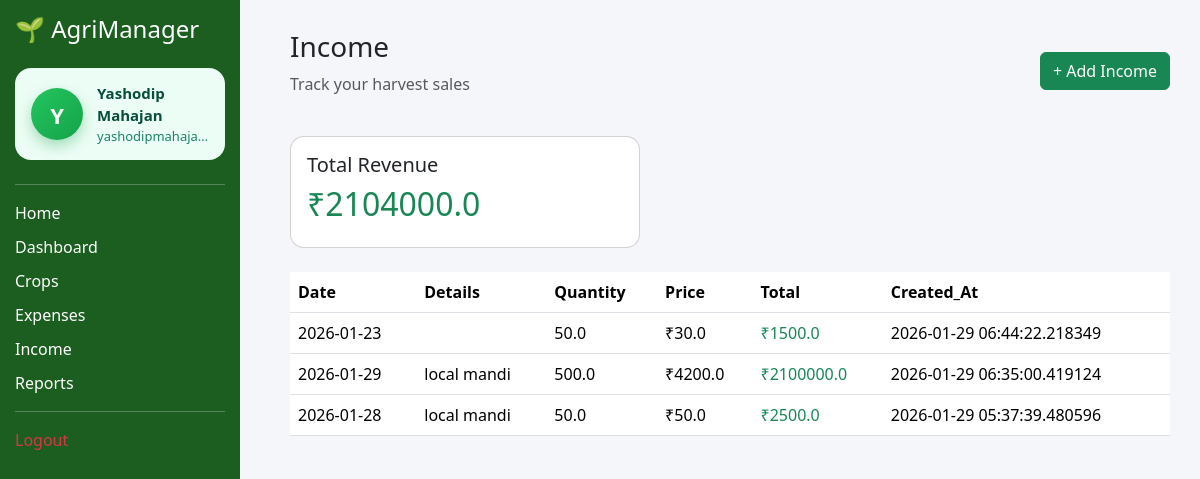
Screenshot of /income (signed in) with the database file from the repository.
### app.py (models this page shows)
class User(db.Model):
    id = db.Column(db.Integer, primary_key=True)
    name = db.Column(db.String(100))
    email = db.Column(db.String(100), unique=True)
    password = db.Column(db.String(200))

class Income(db.Model):
    id = db.Column(db.Integer, primary_key=True)
    crop_id = db.Column(db.Integer, db.ForeignKey("crop.id"), nullable=True)
    quantity = db.Column(db.Float)
    price_per_unit = db.Column(db.Float)
    total_amount = db.Column(db.Float)
    details = db.Column(db.String(200))
    date = db.Column(db.String(20))
    created_at = db.Column(db.DateTime, default=datetime.utcnow)
    user_id = db.Column(db.Integer, db.ForeignKey("user.id"), nullable=False)

### app.py (the view, shortened to what this page needs)
@app.route("/income", methods=["GET", "POST"])
def income():
    crops = Crop.query.filter_by(user_id=session["user"]).all()
    incomes = Income.query \
    .filter_by(user_id=session["user"]) \
    .order_by(Income.id.desc()) \
    .all()
    total_income = sum(i.total_amount for i in incomes)
    return render_template(
        "income.html",
        crops=crops,
        incomes=incomes,
        total_income=total_income,
        current_user=get_current_user()
    )

### app.py (called while the page is built)
def get_current_user():
    if "user" in session:
        return User.query.get(session["user"])
    return None

### templates/income.html (shortened to what this page needs)
{% extends "base.html" %}
{% block content %}
<div class="d-flex justify-content-between align-items-center mb-4">
    <div>
        <h3>Income</h3>
        <p class="text-muted">Track your harvest sales</p>
    </div>
    <button class="btn btn-success" data-bs-toggle="modal" data-bs-target="#incomeModal">
        + Add Income
    </button>
</div>
<div class="card p-3 mb-4">
    <h5>Total Revenue</h5>
    <h2 class="text-success">₹{{ total_income }}</h2>
</div>
<table class="table table-hover">
    <thead>
        <tr>
            <th>Date</th>
            <th>Details</th>
            <th>Quantity</th>
            <th>Price</th>
            <th>Total</th>
            <th>Created_At</th>
        </tr>
    </thead>
    <tbody>
        {% for i in incomes %}
        <tr>
            <td>{{ i.date }}</td>
            <td>{{ i.details }}</td>
            <td>{{ i.quantity }}</td>
            <td>₹{{ i.price_per_unit }}</td>
            <td class="text-success">₹{{ i.total_amount }}</td>
            <td>{{i.created_at}}</td>
        </tr>
        {% endfor %}
    </tbody>
</table>
{% endblock %}

### templates/base.html (shortened to what this page needs)
<!DOCTYPE html>
<html lang="en">
<head>
    <link href="https://cdn.jsdelivr.net/npm/bootstrap@5.3.2/dist/css/bootstrap.min.css" rel="stylesheet">
    <link rel="stylesheet" href="{{ url_for('static', filename='css/style.css') }}">
</head>
<body>
    <nav id="sidebar" >
        <h4 class="mb-4">🌱 AgriManager</h4>
        {% if current_user %}
        <div class="user-card">
            <div class="avatar">
             <span>  {{ current_user.name[0]|upper }}</span>
            </div>
            <div class="user-info">
                <div class="name">{{ current_user.name }}</div>
                <div class="email" title="{{ current_user.email }}">
                    {{ current_user.email }}
                </div>
            </div>
        </div>
        {% endif %}
        <hr>
        <a href="{{ url_for('home') }}" >Home</a>
        <a href="{{ url_for('crop_dashboard') }}" >Dashboard</a>
        <a href="{{ url_for('crops') }}" >Crops</a>
        <a href="{{ url_for('expenses') }}" >Expenses</a>
        <a href="{{ url_for('income') }}" >Income</a>
        <a href="{{ url_for('reports') }}" >Reports</a>
        <hr>
        <a class="text-danger" href="{{ url_for('logout') }}">Logout</a>
    </nav>
    <div class="main-content">
        {% block content %}
        {% endblock %}
    </div>
</body>
</html>

### static/css/style.css (style rules this page uses)
body { background:#f4f6f9; }
#sidebar { width:220px; background:#1b5e20; color:white; min-height:100vh; padding:15px; }
#sidebar a { color:white; display:block; margin:10px 0; text-decoration:none; }
.card { padding:30px; width:350px; }
body { background-color: #f4f6f9; font-family: 'Segoe UI', sans-serif; }
.main-content { margin-left: 260px; padding: 30px; }
.card { border-radius: 14px; }
#sidebar { position: fixed; top: 0; left: 0; width: 240px; height: 100vh; overflow-y: auto; }
body { overflow-x: hidden; }
.user-box, .user-card { display: flex; align-items: center; gap: 14px; padding: 14px 16px; background: #ecfdf5; border-radius: 16px; margin-bottom: 24px; }
.avatar, .user-avatar { width: 52px; height: 52px; min-width: 52px; border-radius: 50%; background: linear-gradient(135deg, #22c55e, #16a34a); color: #ffffff; display: grid; place-items: center; font-size: 22px; font-weight: 800; text-transform: uppercase; font-family: system-ui, -apple-system, "Segoe UI", Roboto, sans-serif; box-shadow: 0 6px 14px rgba(22, 163, 74, 0.35); }
.avatar span, .user-avatar span { display: block; transform: translateY(1px); }
.user-info { display: flex; flex-direction: column; }
.user-info strong, .user-info .name { font-size: 15px; font-weight: 600; color: #064e3b; }
.user-info small, .user-info .email { font-size: 13px; color: #047857; opacity: 0.9; }
.user-info { min-width: 0; }
.user-info .email { max-width: 160px; white-space: nowrap; overflow: hidden; text-overflow: ellipsis; display: block; font-size: 13px; color: #047857; opacity: 0.9; }

### rows the page displays
User: name "Y", name "Yashodip Mahajan", email "yashodipmahaja…"
Income: date "2026-01-23", quantity "50.0", price_per_unit "30.0", total_amount "1500.0", created_at "2026-01-29 06:44:22.218349"
Income: date "2026-01-29", details "local mandi", quantity "500.0", price_per_unit "4200.0", total_amount "2100000.0", created_at "2026-01-29 06:35:00.419124"
Income: date "2026-01-28", details "local mandi", quantity "50.0", price_per_unit "50.0", total_amount "2500.0", created_at "2026-01-29 05:37:39.480596"

### other values shown
{{ total_income }} "2104000.0"
